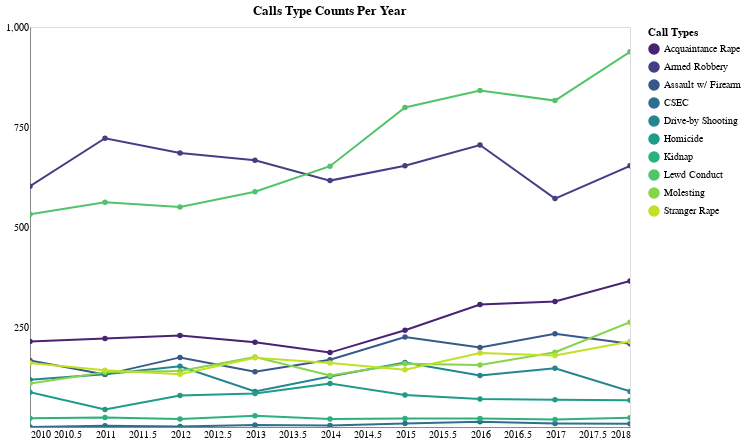

This figure's notebook cell:
### Code cell
# Chart number of calls reporting each final call type

alt.Chart(fct_counts).mark_line(point=True).encode(
    x=alt.X('year', axis=alt.Axis(format='Y', title='', ticks=False)),
    y=alt.Y('final_call_count', axis=alt.Axis(title='', ticks=False, values=[250, 500, 750, 1000, 1250])),
    tooltip=('year','final_call_type:N','final_call_count:Q'),
    color=alt.Color(
        'final_call_type',
        legend=alt.Legend(
            title='Call Types'
        ), scale=alt.Scale(
            scheme='viridis'
        ))
).properties(
    title='Calls Type Counts Per Year',
    width=600,
    height=400
).configure_axis(
    grid=False
).interactive()

# To do: edit tooltips to remove labels and add "calls" after count.

### Figure 1 — Vega-Lite specification as saved in the notebook (floating-point values rounded to 4 significant figures)
{"$schema": "https://vega.github.io/schema/vega-lite/v2.6.0.json", "config": {"axis": {"grid": false}, "view": {"height": 300, "width": 400}}, "data": {"name": "data-71b4dc3231b0023ab7c6e44a0aa196df"}, "datasets": {"data-71b4dc3231b0023ab7c6e44a0aa196df": [{"final_call_count": 214, "final_call_type": "Acquaintance Rape", "year": 2010}, {"final_call_count": 602, "final_call_type": "Armed Robbery", "year": 2010}, {"final_call_count": 166, "final_call_type": "Assault w/ Firearm", "year": 2010}, {"final_call_count": 0, "final_call_type": "CSEC", "year": 2010}, {"final_call_count": 118, "final_call_type": "Drive-by Shooting", "year": 2010}, {"final_call_count": 87, "final_call_type": "Homicide", "year": 2010}, {"final_call_count": 22, "final_call_type": "Kidnap", "year": 2010}, {"final_call_count": 532, "final_call_type": "Lewd Conduct", "year": 2010}, {"final_call_count": 109, "final_call_type": "Molesting", "year": 2010}, {"final_call_count": 160, "final_call_type": "Stranger Rape", "year": 2010}, {"final_call_count": 221, "final_call_type": "Acquaintance Rape", "year": 2011}, {"final_call_count": 722, "final_call_type": "Armed Robbery", "year": 2011}, {"final_call_count": 131, "final_call_type": "Assault w/ Firearm", "year": 2011}, {"final_call_count": 3, "final_call_type": "CSEC", "year": 2011}, {"final_call_count": 132, "final_call_type": "Drive-by Shooting", "year": 2011}, {"final_call_count": 44, "final_call_type": "Homicide", "year": 2011}, {"final_call_count": 24, "final_call_type": "Kidnap", "year": 2011}, {"final_call_count": 562, "final_call_type": "Lewd Conduct", "year": 2011}, {"final_call_count": 137, "final_call_type": "Molesting", "year": 2011}, {"final_call_count": 142, "final_call_type": "Stranger Rape", "year": 2011}, {"final_call_count": 229, "final_call_type": "Acquaintance Rape", "year": 2012}, {"final_call_count": 685, "final_call_type": "Armed Robbery", "year": 2012}, {"final_call_count": 174, "final_call_type": "Assault w/ Firearm", "year": 2012}, {"final_call_count": 1, "final_call_type": "CSEC", "year": 2012}, {"final_call_count": 152, "final_call_type": "Drive-by Shooting", "year": 2012}, {"final_call_count": 79, "final_call_type": "Homicide", "year": 2012}, {"final_call_count": 20, "final_call_type": "Kidnap", "year": 2012}, {"final_call_count": 550, "final_call_type": "Lewd Conduct", "year": 2012}, {"final_call_count": 140, "final_call_type": "Molesting", "year": 2012}, {"final_call_count": 132, "final_call_type": "Stranger Rape", "year": 2012}, {"final_call_count": 212, "final_call_type": "Acquaintance Rape", "year": 2013}, {"final_call_count": 667, "final_call_type": "Armed Robbery", "year": 2013}, {"final_call_count": 138, "final_call_type": "Assault w/ Firearm", "year": 2013}, {"final_call_count": 5, "final_call_type": "CSEC", "year": 2013}, {"final_call_count": 89, "final_call_type": "Drive-by Shooting", "year": 2013}, {"final_call_count": 84, "final_call_type": "Homicide", "year": 2013}, {"final_call_count": 28, "final_call_type": "Kidnap", "year": 2013}, {"final_call_count": 588, "final_call_type": "Lewd Conduct", "year": 2013}, {"final_call_count": 175, "final_call_type": "Molesting", "year": 2013}, {"final_call_count": 173, "final_call_type": "Stranger Rape", "year": 2013}, {"final_call_count": 186, "final_call_type": "Acquaintance Rape", "year": 2014}, {"final_call_count": 616, "final_call_type": "Armed Robbery", "year": 2014}, {"final_call_count": 168, "final_call_type": "Assault w/ Firearm", "year": 2014}, {"final_call_count": 4, "final_call_type": "CSEC", "year": 2014}, {"final_call_count": 126, "final_call_type": "Drive-by Shooting", "year": 2014}, {"final_call_count": 109, "final_call_type": "Homicide", "year": 2014}, {"final_call_count": 20, "final_call_type": "Kidnap", "year": 2014}, {"final_call_count": 652, "final_call_type": "Lewd Conduct", "year": 2014}, {"final_call_count": 129, "final_call_type": "Molesting", "year": 2014}, {"final_call_count": 160, "final_call_type": "Stranger Rape", "year": 2014}, {"final_call_count": 242, "final_call_type": "Acquaintance Rape", "year": 2015}, {"final_call_count": 653, "final_call_type": "Armed Robbery", "year": 2015}, {"final_call_count": 225, "final_call_type": "Assault w/ Firearm", "year": 2015}, {"final_call_count": 9, "final_call_type": "CSEC", "year": 2015}, {"final_call_count": 161, "final_call_type": "Drive-by Shooting", "year": 2015}, {"final_call_count": 80, "final_call_type": "Homicide", "year": 2015}, {"final_call_count": 21, "final_call_type": "Kidnap", "year": 2015}, {"final_call_count": 799, "final_call_type": "Lewd Conduct", "year": 2015}, {"final_call_count": 158, "final_call_type": "Molesting", "year": 2015}, {"final_call_count": 143, "final_call_type": "Stranger Rape", "year": 2015}, {"final_call_count": 306, "final_call_type": "Acquaintance Rape", "year": 2016}, {"final_call_count": 705, "final_call_type": "Armed Robbery", "year": 2016}, {"final_call_count": 199, "final_call_type": "Assault w/ Firearm", "year": 2016}, {"final_call_count": 13, "final_call_type": "CSEC", "year": 2016}, {"final_call_count": 129, "final_call_type": "Drive-by Shooting", "year": 2016}, {"final_call_count": 70, "final_call_type": "Homicide", "year": 2016}, {"final_call_count": 21, "final_call_type": "Kidnap", "year": 2016}, {"final_call_count": 841, "final_call_type": "Lewd Conduct", "year": 2016}, {"final_call_count": 155, "final_call_type": "Molesting", "year": 2016}, {"final_call_count": 185, "final_call_type": "Stranger Rape", "year": 2016}, {"final_call_count": 314, "final_call_type": "Acquaintance Rape", "year": 2017}, {"final_call_count": 571, "final_call_type": "Armed Robbery", "year": 2017}, {"final_call_count": 233, "final_call_type": "Assault w/ Firearm", "year": 2017}, {"final_call_count": 9, "final_call_type": "CSEC", "year": 2017}, {"final_call_count": 147, "final_call_type": "Drive-by Shooting", "year": 2017}, {"final_call_count": 68, "final_call_type": "Homicide", "year": 2017}, {"final_call_count": 19, "final_call_type": "Kidnap", "year": 2017}, {"final_call_count": 816, "final_call_type": "Lewd Conduct", "year": 2017}, {"final_call_count": 187, "final_call_type": "Molesting", "year": 2017}, {"final_call_count": 179, "final_call_type": "Stranger Rape", "year": 2017}, {"final_call_count": 365, "final_call_type": "Acquaintance Rape", "year": 2018}, {"final_call_count": 653, "final_call_type": "Armed Robbery", "year": 2018}, {"final_call_count": 208, "final_call_type": "Assault w/ Firearm", "year": 2018}, {"final_call_count": 8, "final_call_type": "CSEC", "year": 2018}, {"final_call_count": 89, "final_call_type": "Drive-by Shooting", "year": 2018}, {"final_call_count": 67, "final_call_type": "Homicide", "year": 2018}, {"final_call_count": 23, "final_call_type": "Kidnap", "year": 2018}, {"final_call_count": 938, "final_call_type": "Lewd Conduct", "year": 2018}, {"final_call_count": 262, "final_call_type": "Molesting", "year": 2018}, {"final_call_count": 214, "final_call_type": "Stranger Rape", "year": 2018}]}, "encoding": {"color": {"field": "final_call_type", "legend": {"title": "Call Types"}, "scale": {"scheme": "viridis"}, "type": "nominal"}, "tooltip": [{"field": "year", "type": "quantitative"}, {"field": "final_call_type", "type": "nominal"}, {"field": "final_call_count", "type": "quantitative"}], "x": {"axis": {"format": "Y", "ticks": false, "title": ""}, "field": "year", "type": "quantitative"}, "y": {"axis": {"ticks": false, "title": "", "values": [250, 500, 750, 1000, 1250]}, "field": "final_call_count", "type": "quantitative"}}, "height": 400, "mark": {"point": true, "type": "line"}, "selection": {"selector127": {"bind": "scales", "encodings": ["x", "y"], "mark": {"fill": "#333", "fillOpacity": 0.125, "stroke": "white"}, "on": "[mousedown, window:mouseup] > window:mousemove!", "resolve": "global", "translate": "[mousedown, window:mouseup] > window:mousemove!", "type": "interval", "zoom": "wheel!"}}, "title": "Calls Type Counts Per Year", "width": 600}
